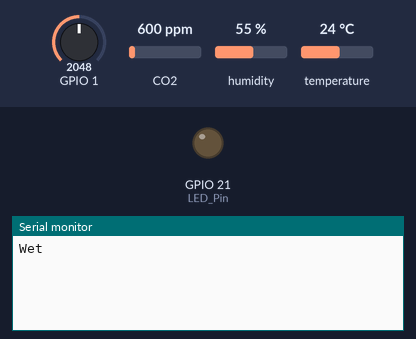
Simulated run of this program. Board: ESP32-S3. On the bench: output pins drawn as LEDs (lit = HIGH), the last lines printed to the serial monitor. Inputs (shaded band) come from the test bench; at power-on: GPIO 1 = 2048, CO2 600 ppm, humidity 55 %, temperature 24 °C (analog values on the 0–4095 scale).

Above: at 1.2 s.
1.3 s: GPIO 1 set to 2866
At 2.8 s:
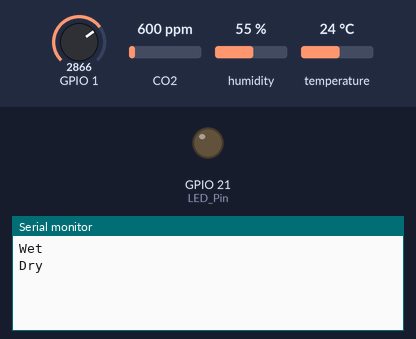
4.5 s: GPIO 1 set to 1228
At 5.8 s:
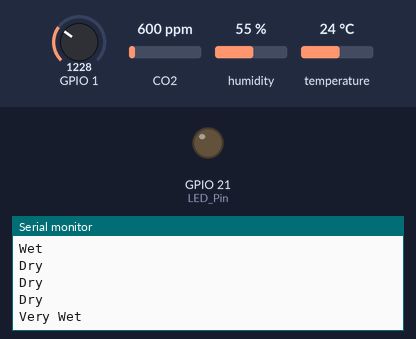

The program:

main.cpp
```cpp
#include <Arduino.h>
#include <Adafruit_Sensor.h>
#include <DHT.h>
#include <DHT_U.h>
#include <MQ135.h>

//arduino的GND接串口屏或串口工具的GND,共地
//arduino的9接串口屏或串口工具的RX
//arduino的8接串口屏或串口工具的TX
//arduino的5V接串口屏的5V,如果是串口工具,不用接5V也可以
//根据自己的实际修改对应的TX_Pin和RX_Pin
#define TJC Serial1
#define DHTTYPE    DHT11     // DHT 22 (AM2302)
#define TX_Pin 17
#define RX_Pin 18
#define FRAME_LENGTH 7
#define LED_Pin 21
#define DHTPIN 2     // Digital pin connected to the DHT sensor
#define PIN_MQ135  A2
#define Soil_val   A0


// Sensor library:
DHT_Unified dht(DHTPIN, DHTTYPE);
MQ135 mq135_sensor(PIN_MQ135);
uint32_t delayMS;
float temperature = 21.0, humidity = 25.0, Soil_wet = 0;
unsigned long nowtime;
const uint16_t AirValue = 3015;   // Air value of the soil_sensor
const uint16_t WaterValue = 1180;  // Water value of the soil_sensor
uint16_t Soil_int = (AirValue - WaterValue) / 3;

// Function declaration:
void Soil_judge(void);

void setup() {
  // put your setup code here, to run once:
  dht.begin();
  TJC.begin(115200, SERIAL_8N1, RX_Pin, TX_Pin);  //串口1初始化
  Serial.begin(115200); //串口0初始化
  pinMode(LED_Pin, OUTPUT);

  analogReadResolution(12);  // 设置ADC分辨率位12位

  sensor_t sensor;
  dht.temperature().getSensor(&sensor);
  dht.humidity().getSensor(&sensor);

  //因为串口屏开机会发送88 ff ff ff,所以要清空串口缓冲区
  while (TJC.read() >= 0); //清空串口缓冲区
  TJC.print("page start\xff\xff\xff"); //发送命令让屏幕跳转到main页面
  nowtime = millis(); //获取当前已经运行的时间
  delayMS = sensor.min_delay / 1000;
}

void loop() {
  // put your main code here, to run repeatedly:
  char str[100];
  if (millis() >= nowtime + 1000) { //1s为周期
    nowtime = millis(); //获取当前已经运行的时间
    sensors_event_t event;
    dht.temperature().getEvent(&event);

    //用sprintf来格式化字符串，给n0的val属性赋值
    sprintf(str, "n0.val=%d\xff\xff\xff", (uint8_t)event.temperature);
    TJC.print(str);
    dht.humidity().getEvent(&event);
    sprintf(str, "n1.val=%d\xff\xff\xff", (uint8_t)event.relative_humidity);
    TJC.print(str);

    float correctedPPM = mq135_sensor.getCorrectedPPM(temperature, humidity);
    sprintf(str, "n4.val=%d\xff\xff\xff", (uint16_t)correctedPPM);
    TJC.print(str);

    Soil_judge();
    delay(50);  //延时50ms,才能看清楚点击效果

    //用sprintf来格式化字符串，触发b0的弹起事件,直接把结束符整合在字符串中
    //sprintf(str, "click b0,0\xff\xff\xff");
    //把字符串发送出去
    //TJC.print(str);
  }

  //串口数据格式：
  //串口数据帧长度：7字节
  //帧头     参数1    参数2   参数3       帧尾
  //0x55     1字节   1字节    1字节     0xffffff
  //当参数是01时
  //帧头     参数1    参数2   参数3       帧尾
  //0x55     01     led编号  led状态    0xffffff
  //例子1：上位机代码  printh 55 01 01 00 ff ff ff  含义：1号led关闭
  //例子2：上位机代码  printh 55 01 04 01 ff ff ff  含义：4号led打开
  //例子3：上位机代码  printh 55 01 00 01 ff ff ff  含义：0号led打开
  //例子4：上位机代码  printh 55 01 04 00 ff ff ff  含义：4号led关闭

  //当参数是02或03时
  //帧头     参数1    参数2   参数3       帧尾
  //0x55     02/03   滑动值    00    0xffffff
  //例子1：上位机代码  printh 55 02 64 00 ff ff ff  含义：h0.val=100
  //例子2：上位机代码  printh 55 02 00 00 ff ff ff  含义：h0.val=0
  //例子3：上位机代码  printh 55 03 64 00 ff ff ff  含义：h1.val=100
  //例子4：上位机代码  printh 55 03 00 00 ff ff ff  含义：h1.val=0

  //当串口缓冲区大于等于一帧的长度时
  while (TJC.available() >= FRAME_LENGTH) {
    unsigned char ubuffer[FRAME_LENGTH];
    //从串口缓冲读取1个字节但不删除
    unsigned char frame_header = TJC.peek();
    //当获取的数据是包头(0x55)时
    if (frame_header == 0x55) {
      //从串口缓冲区读取7字节
      TJC.readBytes(ubuffer, FRAME_LENGTH);
      for(int i = 0; i < FRAME_LENGTH; i++)
      {
        Serial.print(ubuffer[i], HEX);
        Serial.print(" ");
      }
      Serial.println("");
      if (ubuffer[4] == 0xff && ubuffer[5] == 0xff && ubuffer[6] == 0xff) {
        if(ubuffer[1] == 0x01)
        {
          //下发的是LED信息
          sprintf(str, "msg.txt=\"led %d is %s\"\xff\xff\xff", ubuffer[2], ubuffer[3] ? "on" : "off");
          TJC.print(str);
          if(ubuffer[3] == 0x01){
            digitalWrite(LED_Pin, HIGH);
          }else if(ubuffer[3] == 0x00){
            digitalWrite(LED_Pin, LOW);
          }
        }else if(ubuffer[1] == 0x02)
        {
          //下发的是滑动条h0.val的信息
          sprintf(str, "msg.txt=\"h0.val is %d\"\xff\xff\xff", ubuffer[2]);
          TJC.print(str);
        }else if(ubuffer[1] == 0x03)
        {
          //下发的是滑动条h1.val的信息
          sprintf(str, "msg.txt=\"h1.val is %d\"\xff\xff\xff", ubuffer[2]);
          TJC.print(str);
        }
      }
    } else {
      TJC.read();  //从串口缓冲读取1个字节并删除
    }
  }
}

void Soil_judge(void){
  Soil_wet = analogRead(A0);  //put Sensor insert into soil
  if(Soil_wet > WaterValue && Soil_wet < (WaterValue + Soil_int))
  {
    Serial.println("Very Wet");
  }
  else if(Soil_wet > (WaterValue + Soil_int) && Soil_wet < (AirValue - Soil_int))
  {
    Serial.println("Wet");
  }
  else if(Soil_wet < AirValue && Soil_wet > (AirValue - Soil_int))
  {
    Serial.println("Dry");
  }
}
```

Measured:
- after the input at 1.3 s, the serial monitor: prints a new line after 0.71 s (image 1)
- after the input at 4.5 s, the serial monitor: prints a new line after 0.51 s (image 2)
